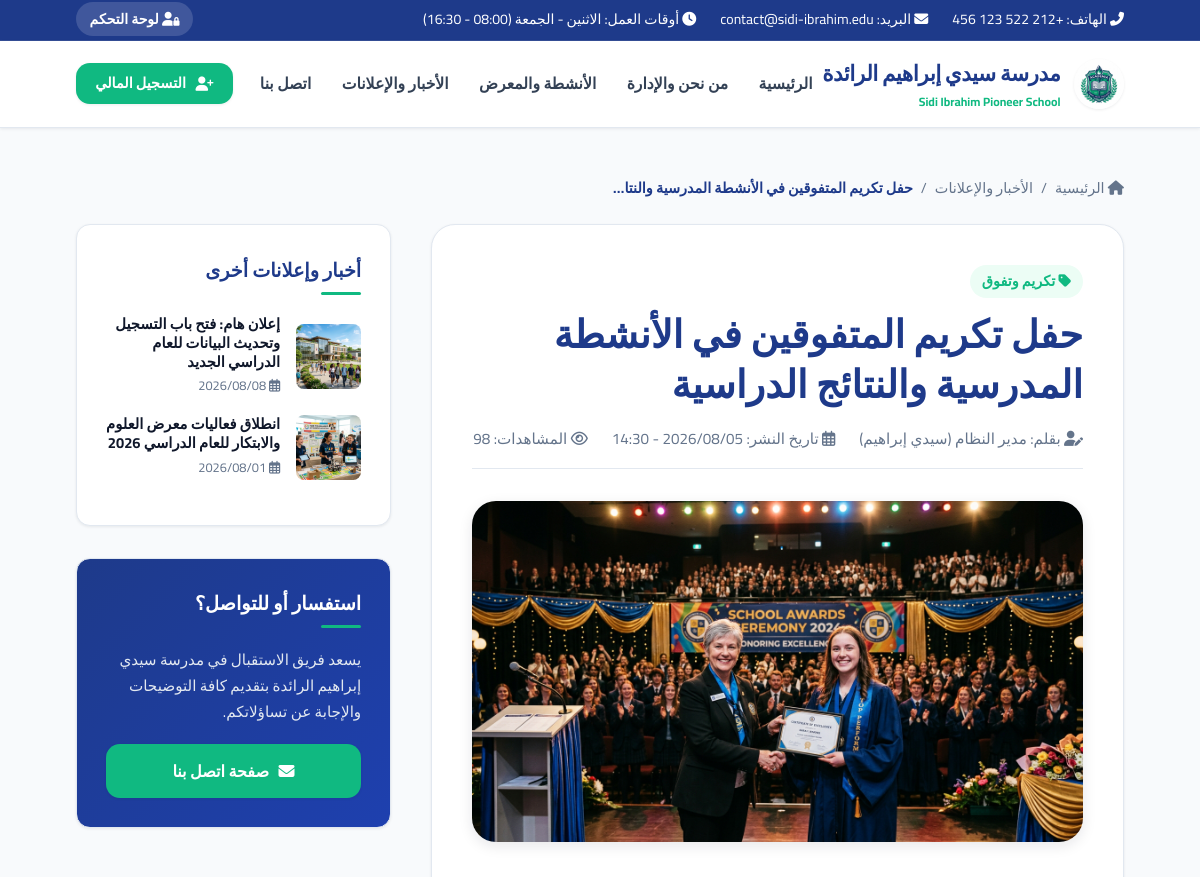
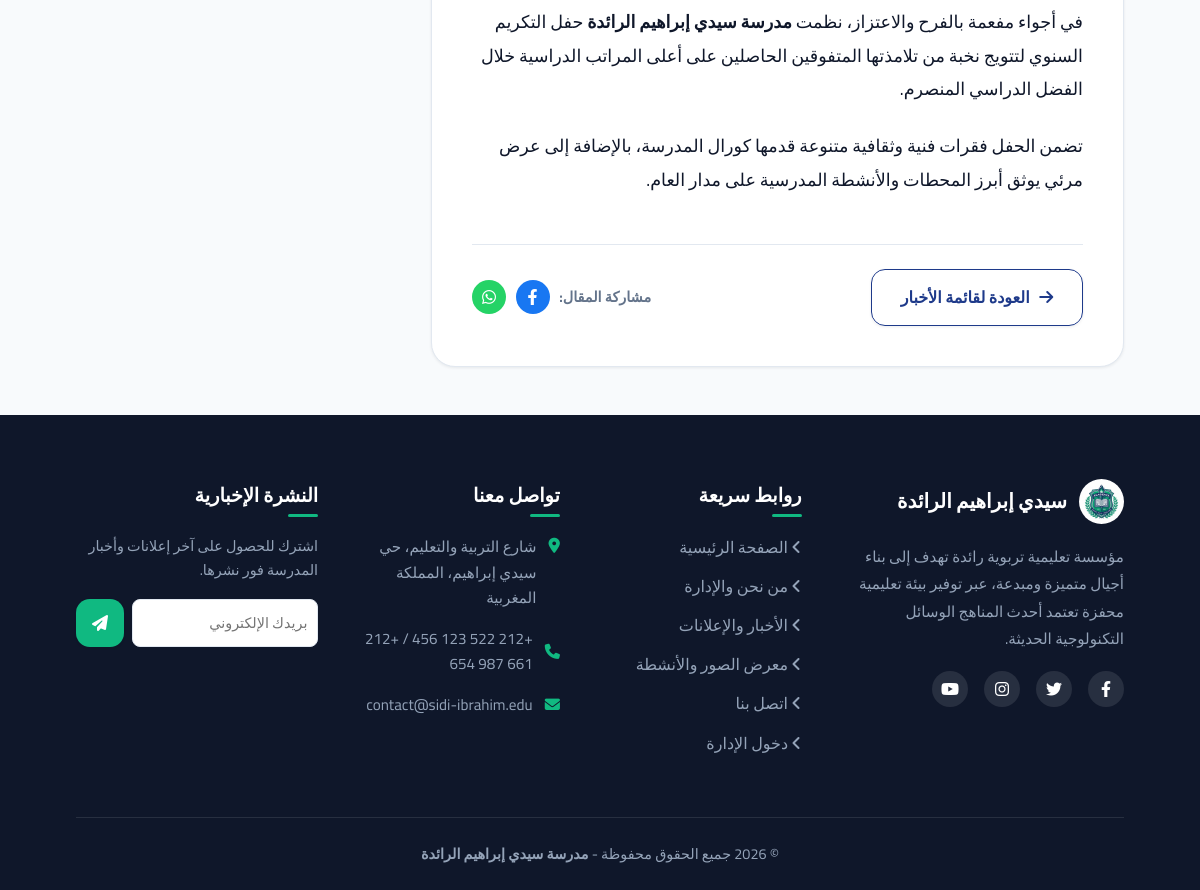
/post.php?id=2, run on the app's committed database (2 pictures, top to bottom).
### tables this page shows
CREATE TABLE IF NOT EXISTS `posts` (
  `id` INT AUTO_INCREMENT PRIMARY KEY,
  `title` VARCHAR(255) NOT NULL,
  `slug` VARCHAR(255) NOT NULL,
  `excerpt` TEXT NULL,
  `content` LONGTEXT NOT NULL,
  `image` VARCHAR(255) DEFAULT 'default_post.jpg',
  `category` VARCHAR(50) DEFAULT 'أخبار عامة',
  `author_id` INT DEFAULT 1,
  `views` INT DEFAULT 0,
  `status` ENUM('published', 'draft') DEFAULT 'published',
  `created_at` DATETIME DEFAULT CURRENT_TIMESTAMP,
  `updated_at` DATETIME DEFAULT CURRENT_TIMESTAMP ON UPDATE CURRENT_TIMESTAMP,
  FOREIGN KEY (`author_id`) REFERENCES `users`(`id`) ON DELETE SET NULL
);

CREATE TABLE IF NOT EXISTS `users` (
  `id` INT AUTO_INCREMENT PRIMARY KEY,
  `username` VARCHAR(50) NOT NULL UNIQUE,
  `email` VARCHAR(100) NOT NULL UNIQUE,
  `password` VARCHAR(255) NOT NULL,
  `full_name` VARCHAR(100) NOT NULL,
  `role` ENUM('admin', 'editor') DEFAULT 'admin',
  `created_at` TIMESTAMP DEFAULT CURRENT_TIMESTAMP
);

### config/db.php (called while the page is built, shortened)
<?php
function sanitize($data) {
    return htmlspecialchars(trim($data), ENT_QUOTES, 'UTF-8');
}
function getPostImageUrl($imageName) {
    if (!empty($imageName) && file_exists(__DIR__ . '/../uploads/' . $imageName)) {
        return 'uploads/' . $imageName;
    }
    return 'assets/images/hero.jpg';
}

### post.php (the view, shortened to what this page needs)
<?php
require_once __DIR__ . '/config/db.php';
$postId = isset($_GET['id']) ? (int)$_GET['id'] : 0;
$db = getDB();
$post = null;
$recentPosts = [];
if ($db && $postId > 0) {
    try {
        $stmt = $db->prepare("SELECT p.*, u.full_name as author_name FROM posts p LEFT JOIN users u ON p.author_id = u.id WHERE p.id = :id AND p.status = 'published'");
        $stmt->execute([':id' => $postId]);
        $post = $stmt->fetch();
        $recentStmt = $db->prepare("SELECT id, title, image, created_at FROM posts WHERE id != :id AND status = 'published' ORDER BY created_at DESC LIMIT 4");
        $recentStmt->execute([':id' => $postId]);
        $recentPosts = $recentStmt->fetchAll();
    } catch (PDOException $e) {
        $post = null;
    }
}
require_once __DIR__ . '/includes/header.php';
?>
<div class="post-detail-container">
    <div class="container">
        <div style="display: flex; gap: 0.5rem; align-items: center; font-size: 0.9rem; color: var(--gray-text); margin-bottom: 1.5rem;">
            <a href="index.php"><i class="fas fa-home"></i> الرئيسية</a>
            <span>/</span>
            <a href="news.php">الأخبار والإعلانات</a>
            <span>/</span>
            <span style="color: var(--primary); font-weight: 700; max-width: 300px; white-space: nowrap; overflow: hidden; text-overflow: ellipsis;"><?php echo sanitize($post['title']); ?></span>
        </div>
        <div class="grid" style="grid-template-columns: 2.2fr 1fr; gap: 2.5rem;">
            <main>
                <article style="background: #FFF; padding: 2.5rem; border-radius: var(--radius-lg); border: 1px solid var(--border-color); box-shadow: var(--shadow-sm);">
                    <div class="post-header-full">
                        <span class="badge badge-success" style="font-size: 0.9rem; margin-bottom: 0.8rem; background: var(--secondary-light); color: var(--secondary);">
                            <i class="fas fa-tag"></i> <?php echo sanitize($post['category'] ?? 'أخبار'); ?>
                        </span>
                        <h1 class="post-full-title"><?php echo sanitize($post['title']); ?></h1>
                        <div class="post-full-meta">
                            <span><i class="fas fa-user-edit"></i> بقلم: <?php echo sanitize($post['author_name'] ?? 'إدارة المدرسة'); ?></span>
                            <span><i class="far fa-calendar-alt"></i> تاريخ النشر: <?php echo date('Y/m/d - H:i', strtotime($post['created_at'])); ?></span>
                            <span><i class="far fa-eye"></i> المشاهدات: <?php echo (int)($post['views'] ?? 0); ?></span>
                        </div>
                    </div>
                    <?php if (!empty($post['image'])): ?>
                        <img src="<?php echo getPostImageUrl($post['image']); ?>" alt="<?php echo sanitize($post['title']); ?>" class="post-featured-img" onerror="this.src='assets/images/hero.jpg'">
                    <?php endif; ?>
                    <div class="post-content-body">
                        <?php echo $post['content']; ?>
                    </div>
                    <div style="margin-top: 3rem; padding-top: 1.5rem; border-top: 1px solid var(--border-color); display: flex; justify-content: space-between; align-items: center; flex-wrap: wrap; gap: 1rem;">
                        <a href="news.php" class="btn btn-outline" style="color: var(--primary); border-color: var(--primary);">
                            <i class="fas fa-arrow-right"></i> العودة لقائمة الأخبار
                        </a>
                        <div style="display: flex; gap: 0.6rem; align-items: center;">
                            <span style="font-size: 0.9rem; font-weight: 700; color: var(--gray-text);">مشاركة المقال:</span>
                            <a href="https://www.facebook.com/sharer/sharer.php?u=<?php echo urlencode('http://' . $_SERVER['HTTP_HOST'] . $_SERVER['REQUEST_URI']); ?>" target="_blank" style="background: #1877F2; color: #FFF; width: 34px; height: 34px; border-radius: 50%; display: flex; align-items: center; justify-content: center;"><i class="fab fa-facebook-f"></i></a>
                            <a href="https://api.whatsapp.com/send?text=<?php echo urlencode($post['title']); ?>" target="_blank" style="background: #25D366; color: #FFF; width: 34px; height: 34px; border-radius: 50%; display: flex; align-items: center; justify-content: center;"><i class="fab fa-whatsapp"></i></a>
                        </div>
                    </div>
                </article>
            </main>
            <aside>
                <div class="sidebar-widget">
                    <h3 class="widget-title">أخبار وإعلانات أخرى</h3>
                    <?php if (!empty($recentPosts)): ?>
                        <?php foreach ($recentPosts as $recent): ?>
                            <a href="post.php?id=<?php echo $recent['id']; ?>" class="recent-post-item">
                                <img src="<?php echo getPostImageUrl($recent['image']); ?>" alt="Thumb" onerror="this.src='assets/images/hero.jpg'">
                                <div class="recent-post-info">
                                    <h5><?php echo sanitize($recent['title']); ?></h5>
                                    <span><i class="far fa-calendar-alt"></i> <?php echo date('Y/m/d', strtotime($recent['created_at'])); ?></span>
                                </div>
                            </a>
                        <?php endforeach; ?>
                    <?php endif; ?>
                </div>
                <div class="sidebar-widget" style="background: linear-gradient(135deg, var(--primary), var(--primary-hover)); color: #FFF;">
                    <h3 class="widget-title" style="color: #FFF;">استفسار أو للتواصل؟</h3>
                    <p style="font-size: 0.95rem; margin-bottom: 1.2rem; color: #E2E8F0;">
                        يسعد فريق الاستقبال في مدرسة سيدي إبراهيم الرائدة بتقديم كافة التوضيحات والإجابة عن تساؤلاتكم.
                    </p>
                    <a href="contact.php" class="btn btn-primary" style="width: 100%; text-align: center;">
                        <i class="fas fa-envelope"></i> صفحة اتصل بنا
                    </a>
                </div>
            </aside>
        </div>
    </div>
</div>
<?php require_once __DIR__ . '/includes/footer.php'; ?>

### includes/header.php (shortened to what this page needs)
<?php
require_once __DIR__ . '/../config/db.php';
?>
<!DOCTYPE html>
<html lang="ar" dir="rtl">
<head>
    <link rel="stylesheet" href="https://cdnjs.cloudflare.com/ajax/libs/font-awesome/6.4.0/css/all.min.css">
    <link rel="stylesheet" href="assets/css/style.css">
</head>
<body>
    <div class="top-bar">
        <div class="container">
            <div class="top-contacts">
                <span><i class="fas fa-phone-alt"></i> الهاتف: +212 522 123 456</span>
                <span><i class="fas fa-envelope"></i> البريد: contact@sidi-ibrahim.edu</span>
                <span><i class="fas fa-clock"></i> أوقات العمل: الاثنين - الجمعة (08:00 - 16:30)</span>
            </div>
            <div>
                <a href="admin/login.php" class="top-admin-link">
                    <i class="fas fa-user-lock"></i> لوحة التحكم
                </a>
            </div>
        </div>
    </div>
    <header class="main-header">
        <div class="container">
            <nav class="navbar">
                <a href="index.php" class="brand-logo">
                    <img src="assets/images/logo.jpg" alt="شعار مدرسة سيدي إبراهيم الرائدة" onerror="this.src='assets/images/hero.jpg'">
                    <div class="brand-title">
                        <span class="brand-name">مدرسة سيدي إبراهيم الرائدة</span>
                        <span class="brand-sub">Sidi Ibrahim Pioneer School</span>
                    </div>
                </a>
                <ul class="nav-menu" id="navMenu">
                    <li><a href="index.php" class="nav-link">الرئيسية</a></li>
                    <li><a href="about.php" class="nav-link">من نحن والإدارة</a></li>
                    <li><a href="gallery.php" class="nav-link">الأنشطة والمعرض</a></li>
                    <li><a href="news.php" class="nav-link">الأخبار والإعلانات</a></li>
                    <li><a href="contact.php" class="nav-link">اتصل بنا</a></li>
                    <li>
                        <a href="contact.php#enroll" class="btn btn-primary" style="padding: 0.5rem 1.2rem; font-size: 0.9rem;">
                            <i class="fas fa-user-plus"></i> التسجيل المالي
                        </a>
                    </li>
                </ul>
            </nav>
        </div>
    </header>

### includes/footer.php (shortened to what this page needs)
    <footer class="main-footer">
        <div class="container">
            <div class="footer-grid">
                <div class="footer-col">
                    <div style="display: flex; align-items: center; gap: 0.75rem; margin-bottom: 1.2rem;">
                        <img src="assets/images/logo.jpg" alt="Logo" style="width: 45px; height: 45px; border-radius: 50%;" onerror="this.style.display='none'">
                        <h3 style="color: #FFF; font-size: 1.25rem;">سيدي إبراهيم الرائدة</h3>
                    </div>
                    <p style="font-size: 0.95rem; line-height: 1.8;">
                        مؤسسة تعليمية تربوية رائدة تهدف إلى بناء أجيال متميزة ومبدعة، عبر توفير بيئة تعليمية محفزة تعتمد أحدث المناهج الوسائل التكنولوجية الحديثة.
                    </p>
                    <div style="display: flex; gap: 1rem; margin-top: 1.2rem;">
                        <a href="#" style="color: #FFF; background: rgba(255,255,255,0.1); width: 36px; height: 36px; border-radius: 50%; display: flex; align-items: center; justify-content: center;"><i class="fab fa-facebook-f"></i></a>
                        <a href="#" style="color: #FFF; background: rgba(255,255,255,0.1); width: 36px; height: 36px; border-radius: 50%; display: flex; align-items: center; justify-content: center;"><i class="fab fa-twitter"></i></a>
                        <a href="#" style="color: #FFF; background: rgba(255,255,255,0.1); width: 36px; height: 36px; border-radius: 50%; display: flex; align-items: center; justify-content: center;"><i class="fab fa-instagram"></i></a>
                        <a href="#" style="color: #FFF; background: rgba(255,255,255,0.1); width: 36px; height: 36px; border-radius: 50%; display: flex; align-items: center; justify-content: center;"><i class="fab fa-youtube"></i></a>
                    </div>
                </div>
                <div class="footer-col">
                    <h4>روابط سريعة</h4>
                    <ul class="footer-links">
                        <li><a href="index.php"><i class="fas fa-angle-left"></i> الصفحة الرئيسية</a></li>
                        <li><a href="about.php"><i class="fas fa-angle-left"></i> من نحن والإدارة</a></li>
                        <li><a href="news.php"><i class="fas fa-angle-left"></i> الأخبار والإعلانات</a></li>
                        <li><a href="gallery.php"><i class="fas fa-angle-left"></i> معرض الصور والأنشطة</a></li>
                        <li><a href="contact.php"><i class="fas fa-angle-left"></i> اتصل بنا</a></li>
                        <li><a href="admin/login.php"><i class="fas fa-angle-left"></i> دخول الإدارة</a></li>
                    </ul>
                </div>
                <div class="footer-col">
                    <h4>تواصل معنا</h4>
                    <ul style="display: flex; flex-direction: column; gap: 0.9rem; font-size: 0.95rem;">
                        <li style="display: flex; gap: 0.75rem; align-items: flex-start;">
                            <i class="fas fa-map-marker-alt" style="color: var(--secondary); margin-top: 0.3rem;"></i>
                            <span>شارع التربية والتعليم، حي سيدي إبراهيم، المملكة المغربية</span>
                        </li>
                        <li style="display: flex; gap: 0.75rem; align-items: center;">
                            <i class="fas fa-phone" style="color: var(--secondary);"></i>
                            <span>+212 522 123 456 / +212 661 987 654</span>
                        </li>
                        <li style="display: flex; gap: 0.75rem; align-items: center;">
                            <i class="fas fa-envelope" style="color: var(--secondary);"></i>
                            <span>contact@sidi-ibrahim.edu</span>
                        </li>
                    </ul>
                </div>
                <div class="footer-col">
                    <h4>النشرة الإخبارية</h4>
                    <p style="font-size: 0.9rem; margin-bottom: 1rem;">اشترك للحصول على آخر إعلانات وأخبار المدرسة فور نشرها.</p>
                    <form onsubmit="event.preventDefault(); alert('شكراً لاشتراكك في النشرة الإخبارية للمدرسة!');" style="display: flex; gap: 0.5rem;">
                        <input type="email" placeholder="بريدك الإلكتروني" required class="form-control" style="padding: 0.6rem; font-size: 0.9rem;">
                        <button type="submit" class="btn btn-primary" style="padding: 0.6rem 1rem;"><i class="fas fa-paper-plane"></i></button>
                    </form>
                </div>
            </div>
            <div class="footer-bottom">
                <p>&copy; <?php echo date('Y'); ?> جميع الحقوق محفوظة - <strong>مدرسة سيدي إبراهيم الرائدة</strong></p>
            </div>
        </div>
    </footer>
</body>
</html>

### data on the page
posts: category "تكريم وتفوق", title "حفل تكريم المتفوقين في الأنشطة المدرسية والنتائج الدراسية", author.full_name "مدير النظام (سيدي إبراهيم)", created_at "2026/08/05 - 14:30", views "98", image (picture), content "في أجواء مفعمة بالفرح والاعتزاز، نظمت مدرسة سيدي إبراهيم الرائدة حفل التكريم السنوي لتتويج نخبة من تلامذتها المتفوقين الحاصلين على أعلى المراتب الدراسية خلال الفضل الدراسي المنصرم. تضمن الحفل فقرات فنية وثقافية متنوعة قدمها كورال المدرسة، بالإضافة إلى عرض مرئي يوثق أبرز المحطات والأنشطة المدرسية على مدار العام."
posts: image (picture), title "إعلان هام: فتح باب التسجيل وتحديث البيانات للعام الدراسي الجديد", created_at "2026/08/08"
posts: image (picture), title "انطلاق فعاليات معرض العلوم والابتكار للعام الدراسي 2026", created_at "2026/08/01"
